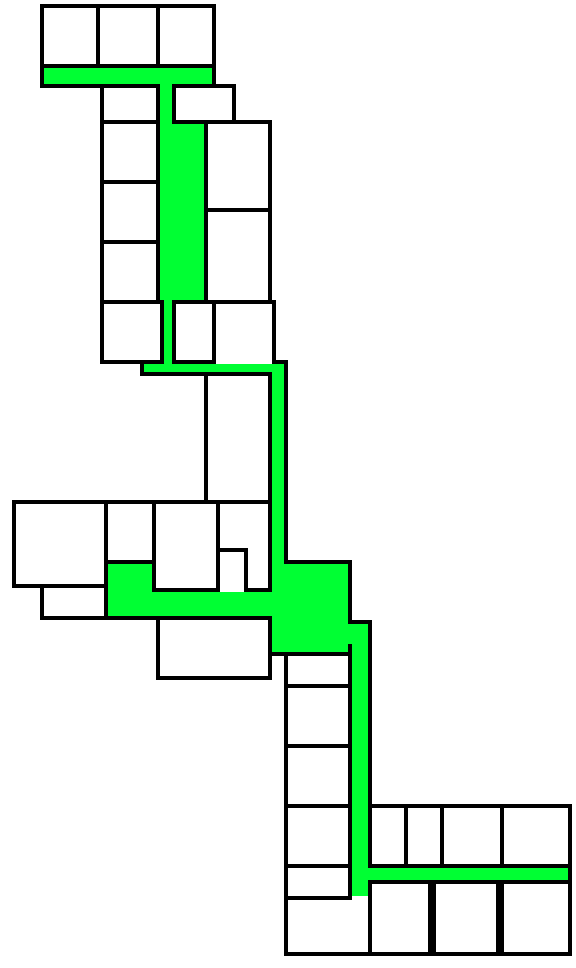

This is a level from a 2D game, rendered from its Tiled map with the project's own tilesets. A one-line summary and the map file follow, with tile-layer data summarised:
An orthogonal 144x242 tile map with 4x4 px tiles, 7 tile layers (sol, COULOIR_A, COULOIR_B, COULOIR_C, ...), 3 tilesets.

<map version="1.10" tiledversion="1.11.2" orientation="orthogonal" renderorder="right-down" width="144" height="242" tilewidth="4" tileheight="4" infinite="0" nextlayerid="14" nextobjectid="8">
 <tileset firstgid="1" source="Noir blanc vert.tsx" />
 <tileset firstgid="4" source="automap-tiles.tsx" />
 <tileset firstgid="7" source="4X4.tsx" />
 <layer id="1" name="sol" width="144" height="242" locked="1">
  <data>[34848 cells, 34848 non-empty, 1 distinct tile ids]</data>
 </layer>
 <layer id="5" name="COULOIR_A" width="144" height="242" locked="1">
  <data>[34848 cells, 168 non-empty, 1 distinct tile ids]</data>
 </layer>
 <layer id="6" name="COULOIR_B" width="144" height="242" locked="1">
  <data>[34848 cells, 1007 non-empty, 1 distinct tile ids]</data>
 </layer>
 <layer id="9" name="COULOIR_C" width="144" height="242">
  <data>[34848 cells, 323 non-empty, 1 distinct tile ids]</data>
 </layer>
 <layer id="10" name="COULOIR_D" width="144" height="242" locked="1">
  <data>[34848 cells, 695 non-empty, 1 distinct tile ids]</data>
 </layer>
 <layer id="11" name="COULOIR_E" width="144" height="242" locked="1">
  <data>[34848 cells, 150 non-empty, 1 distinct tile ids]</data>
 </layer>
 <layer id="3" name="murs" width="144" height="242" locked="1">
  <data>[34848 cells, 1862 non-empty, 1 distinct tile ids]</data>
 </layer>
</map>
